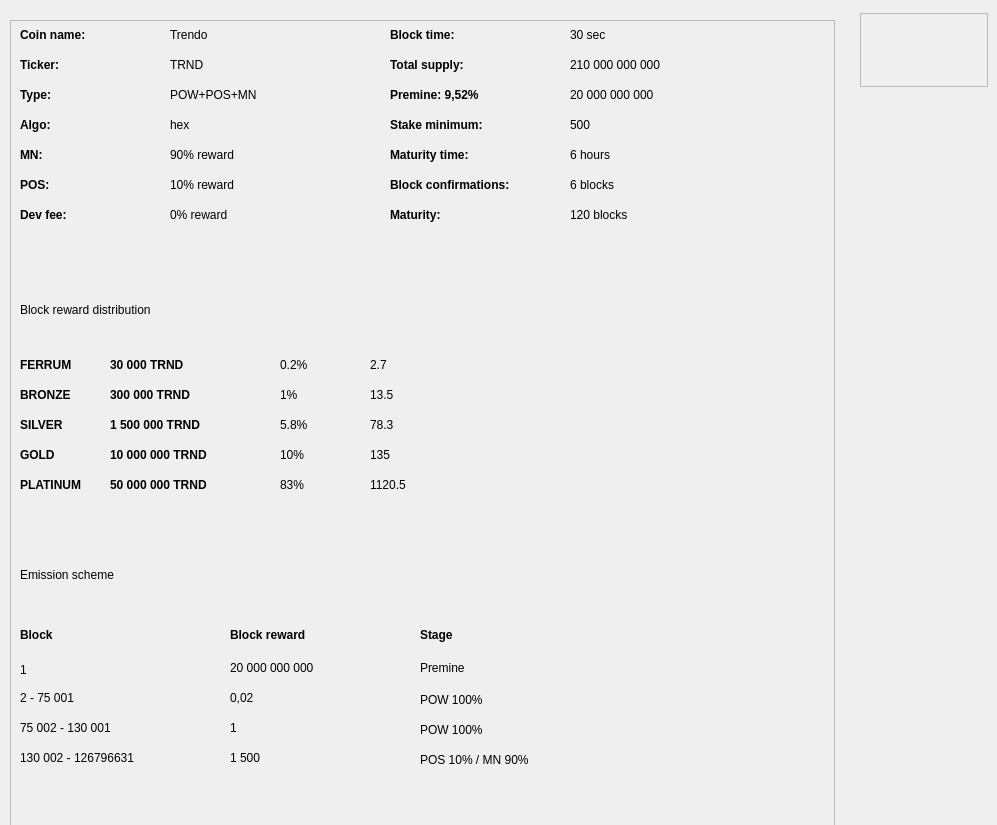
 <widget class="QWidget" name="CoininfoPage">
  <property name="geometry">
   <rect>
    <x>0</x>
    <y>0</y>
    <width>997</width>
    <height>825</height>
   </rect>
  </property>
  <property name="minimumSize">
   <size>
    <width>997</width>
    <height>825</height>
   </size>
  </property>
  <property name="maximumSize">
   <size>
    <width>1009</width>
    <height>867</height>
   </size>
  </property>
  <property name="windowTitle">
   <string>Form</string>
  </property>
  <widget class="QFrame" name="framecoininfo">
   <property name="geometry">
    <rect>
     <x>10</x>
     <y>20</y>
     <width>825</width>
     <height>815</height>
    </rect>
   </property>
   <property name="minimumSize">
    <size>
     <width>825</width>
     <height>815</height>
    </size>
   </property>
   <property name="maximumSize">
    <size>
     <width>825</width>
     <height>815</height>
    </size>
   </property>
   <property name="frameShape">
    <enum>QFrame::StyledPanel</enum>
   </property>
   <property name="frameShadow">
    <enum>QFrame::Raised</enum>
   </property>
   <widget class="QLabel" name="label_51">
    <property name="geometry">
     <rect>
      <x>380</x>
      <y>120</y>
      <width>171</width>
      <height>31</height>
     </rect>
    </property>
    <property name="minimumSize">
     <size>
      <width>0</width>
      <height>31</height>
     </size>
    </property>
    <property name="maximumSize">
     <size>
      <width>16777215</width>
      <height>31</height>
     </size>
    </property>
    <property name="text">
     <string>&lt;html&gt;&lt;head/&gt;&lt;body&gt;&lt;p&gt;&lt;span style=&quot; font-weight:600;&quot;&gt;Maturity time:&lt;/span&gt;&lt;/p&gt;&lt;/body&gt;&lt;/html&gt;</string>
    </property>
   </widget>
   <widget class="QLabel" name="label_29">
    <property name="geometry">
     <rect>
      <x>410</x>
      <y>730</y>
      <width>151</width>
      <height>20</height>
     </rect>
    </property>
    <property name="text">
     <string>&lt;html&gt;&lt;head/&gt;&lt;body&gt;&lt;p&gt;POS 10% / MN 90%&lt;/p&gt;&lt;/body&gt;&lt;/html&gt;</string>
    </property>
   </widget>
   <widget class="QLabel" name="label_00100">
    <property name="geometry">
     <rect>
      <x>10</x>
      <y>270</y>
      <width>350</width>
      <height>41</height>
     </rect>
    </property>
    <property name="minimumSize">
     <size>
      <width>350</width>
      <height>0</height>
     </size>
    </property>
    <property name="maximumSize">
     <size>
      <width>350</width>
      <height>16777215</height>
     </size>
    </property>
    <property name="text">
     <string>&lt;html&gt;&lt;head/&gt;&lt;body&gt;&lt;p&gt;Block reward distribution&lt;/p&gt;&lt;/body&gt;&lt;/html&gt;</string>
    </property>
   </widget>
   <widget class="QLabel" name="label_68">
    <property name="geometry">
     <rect>
      <x>360</x>
      <y>360</y>
      <width>61</width>
      <height>31</height>
     </rect>
    </property>
    <property name="minimumSize">
     <size>
      <width>0</width>
      <height>31</height>
     </size>
    </property>
    <property name="text">
     <string>&lt;html&gt;&lt;head/&gt;&lt;body&gt;&lt;p&gt;13.5&lt;/p&gt;&lt;/body&gt;&lt;/html&gt;</string>
    </property>
   </widget>
   <widget class="QLabel" name="label_56">
    <property name="geometry">
     <rect>
      <x>160</x>
      <y>150</y>
      <width>101</width>
      <height>31</height>
     </rect>
    </property>
    <property name="minimumSize">
     <size>
      <width>0</width>
      <height>31</height>
     </size>
    </property>
    <property name="text">
     <string>&lt;html&gt;&lt;head/&gt;&lt;body&gt;&lt;p&gt;10% reward&lt;/p&gt;&lt;/body&gt;&lt;/html&gt;</string>
    </property>
   </widget>
   <widget class="QLabel" name="label_39">
    <property name="geometry">
     <rect>
      <x>380</x>
      <y>60</y>
      <width>181</width>
      <height>31</height>
     </rect>
    </property>
    <property name="text">
     <string>&lt;html&gt;&lt;head/&gt;&lt;body&gt;&lt;p&gt;&lt;span style=&quot; font-weight:600;&quot;&gt;Premine:  9,52%&lt;/span&gt;&lt;/p&gt;&lt;/body&gt;&lt;/html&gt;</string>
    </property>
   </widget>
   <widget class="QLabel" name="label_19">
    <property name="geometry">
     <rect>
      <x>220</x>
      <y>640</y>
      <width>111</width>
      <height>16</height>
     </rect>
    </property>
    <property name="text">
     <string>&lt;html&gt;&lt;head/&gt;&lt;body&gt;&lt;p&gt;20 000 000 000&lt;/p&gt;&lt;/body&gt;&lt;/html&gt;</string>
    </property>
   </widget>
   <widget class="QLabel" name="label_63">
    <property name="geometry">
     <rect>
      <x>100</x>
      <y>390</y>
      <width>141</width>
      <height>31</height>
     </rect>
    </property>
    <property name="minimumSize">
     <size>
      <width>0</width>
      <height>31</height>
     </size>
    </property>
    <property name="text">
     <string>&lt;html&gt;&lt;head/&gt;&lt;body&gt;&lt;p&gt;&lt;span style=&quot; font-weight:600;&quot;&gt;1 500 000 TRND&lt;/span&gt;&lt;/p&gt;&lt;/body&gt;&lt;/html&gt;</string>
    </property>
   </widget>
   <widget class="QLabel" name="label_73">
    <property name="geometry">
     <rect>
      <x>410</x>
      <y>700</y>
      <width>141</width>
      <height>21</height>
     </rect>
    </property>
    <property name="text">
     <string>&lt;html&gt;&lt;head/&gt;&lt;body&gt;&lt;p&gt;POW 100%&lt;/p&gt;&lt;/body&gt;&lt;/html&gt;</string>
    </property>
   </widget>
   <widget class="QLabel" name="label_26">
    <property name="geometry">
     <rect>
      <x>410</x>
      <y>670</y>
      <width>141</width>
      <height>21</height>
     </rect>
    </property>
    <property name="text">
     <string>&lt;html&gt;&lt;head/&gt;&lt;body&gt;&lt;p&gt;POW 100%&lt;/p&gt;&lt;/body&gt;&lt;/html&gt;</string>
    </property>
   </widget>
   <widget class="QLabel" name="label_52">
    <property name="geometry">
     <rect>
      <x>160</x>
      <y>30</y>
      <width>121</width>
      <height>31</height>
     </rect>
    </property>
    <property name="minimumSize">
     <size>
      <width>0</width>
      <height>31</height>
     </size>
    </property>
    <property name="text">
     <string>&lt;html&gt;&lt;head/&gt;&lt;body&gt;&lt;p&gt;TRND&lt;/p&gt;&lt;/body&gt;&lt;/html&gt;</string>
    </property>
   </widget>
   <widget class="QLabel" name="label_36">
    <property name="geometry">
     <rect>
      <x>270</x>
      <y>420</y>
      <width>76</width>
      <height>31</height>
     </rect>
    </property>
    <property name="minimumSize">
     <size>
      <width>0</width>
      <height>31</height>
     </size>
    </property>
    <property name="text">
     <string>&lt;html&gt;&lt;head/&gt;&lt;body&gt;&lt;p&gt;10%&lt;/p&gt;&lt;/body&gt;&lt;/html&gt;</string>
    </property>
   </widget>
   <widget class="QLabel" name="label_2">
    <property name="geometry">
     <rect>
      <x>10</x>
      <y>0</y>
      <width>111</width>
      <height>31</height>
     </rect>
    </property>
    <property name="text">
     <string>&lt;html&gt;&lt;head/&gt;&lt;body&gt;&lt;p&gt;&lt;span style=&quot; font-weight:600;&quot;&gt;Coin name:&lt;/span&gt;&lt;/p&gt;&lt;/body&gt;&lt;/html&gt;</string>
    </property>
   </widget>
   <widget class="QLabel" name="label_57">
    <property name="geometry">
     <rect>
      <x>10</x>
      <y>180</y>
      <width>101</width>
      <height>31</height>
     </rect>
    </property>
    <property name="text">
     <string>&lt;html&gt;&lt;head/&gt;&lt;body&gt;&lt;p&gt;&lt;span style=&quot; font-weight:600;&quot;&gt;Dev fee:&lt;/span&gt;&lt;/p&gt;&lt;/body&gt;&lt;/html&gt;</string>
    </property>
   </widget>
   <widget class="QLabel" name="label_71">
    <property name="geometry">
     <rect>
      <x>360</x>
      <y>450</y>
      <width>61</width>
      <height>31</height>
     </rect>
    </property>
    <property name="minimumSize">
     <size>
      <width>0</width>
      <height>31</height>
     </size>
    </property>
    <property name="text">
     <string>&lt;html&gt;&lt;head/&gt;&lt;body&gt;&lt;p&gt;1120.5&lt;/p&gt;&lt;/body&gt;&lt;/html&gt;</string>
    </property>
   </widget>
   <widget class="QLabel" name="label_24">
    <property name="geometry">
     <rect>
      <x>10</x>
      <y>700</y>
      <width>131</width>
      <height>16</height>
     </rect>
    </property>
    <property name="text">
     <string>&lt;html&gt;&lt;head/&gt;&lt;body&gt;&lt;p&gt;75 002 - 130 001&lt;/p&gt;&lt;/body&gt;&lt;/html&gt;</string>
    </property>
   </widget>
   <widget class="QLabel" name="label_40">
    <property name="geometry">
     <rect>
      <x>380</x>
      <y>90</y>
      <width>171</width>
      <height>31</height>
     </rect>
    </property>
    <property name="text">
     <string>&lt;html&gt;&lt;head/&gt;&lt;body&gt;&lt;p&gt;&lt;span style=&quot; font-weight:600;&quot;&gt;Stake minimum:&lt;/span&gt;&lt;/p&gt;&lt;/body&gt;&lt;/html&gt;</string>
    </property>
   </widget>
   <widget class="QLabel" name="label_31">
    <property name="geometry">
     <rect>
      <x>10</x>
      <y>30</y>
      <width>81</width>
      <height>31</height>
     </rect>
    </property>
    <property name="text">
     <string>&lt;html&gt;&lt;head/&gt;&lt;body&gt;&lt;p&gt;&lt;span style=&quot; font-weight:600;&quot;&gt;Ticker:&lt;/span&gt;&lt;/p&gt;&lt;/body&gt;&lt;/html&gt;</string>
    </property>
   </widget>
   <widget class="QLabel" name="label_64">
    <property name="geometry">
     <rect>
      <x>100</x>
      <y>420</y>
      <width>155</width>
      <height>31</height>
     </rect>
    </property>
    <property name="minimumSize">
     <size>
      <width>155</width>
      <height>31</height>
     </size>
    </property>
    <property name="maximumSize">
     <size>
      <width>155</width>
      <height>16777215</height>
     </size>
    </property>
    <property name="text">
     <string>&lt;html&gt;&lt;head/&gt;&lt;body&gt;&lt;p&gt;&lt;span style=&quot; font-weight:600;&quot;&gt;10 000 000 TRND&lt;/span&gt;&lt;/p&gt;&lt;/body&gt;&lt;/html&gt;</string>
    </property>
   </widget>
   <widget class="QLabel" name="label_49">
    <property name="geometry">
     <rect>
      <x>560</x>
      <y>90</y>
      <width>121</width>
      <height>31</height>
     </rect>
    </property>
    <property name="minimumSize">
     <size>
      <width>0</width>
      <height>31</height>
     </size>
    </property>
    <property name="text">
     <string>&lt;html&gt;&lt;head/&gt;&lt;body&gt;&lt;p&gt;500&lt;/p&gt;&lt;/body&gt;&lt;/html&gt;</string>
    </property>
   </widget>
   <widget class="QLabel" name="label_66">
    <property name="geometry">
     <rect>
      <x>270</x>
      <y>450</y>
      <width>76</width>
      <height>31</height>
     </rect>
    </property>
    <property name="minimumSize">
     <size>
      <width>0</width>
      <height>31</height>
     </size>
    </property>
    <property name="text">
     <string>&lt;html&gt;&lt;head/&gt;&lt;body&gt;&lt;p&gt;83%&lt;/p&gt;&lt;/body&gt;&lt;/html&gt;</string>
    </property>
   </widget>
   <widget class="QLabel" name="label_47">
    <property name="geometry">
     <rect>
      <x>560</x>
      <y>30</y>
      <width>131</width>
      <height>31</height>
     </rect>
    </property>
    <property name="minimumSize">
     <size>
      <width>0</width>
      <height>31</height>
     </size>
    </property>
    <property name="text">
     <string>&lt;html&gt;&lt;head/&gt;&lt;body&gt;&lt;p&gt;210 000 000 000&lt;/p&gt;&lt;/body&gt;&lt;/html&gt;</string>
    </property>
   </widget>
   <widget class="QLabel" name="label_17">
    <property name="geometry">
     <rect>
      <x>10</x>
      <y>600</y>
      <width>71</width>
      <height>31</height>
     </rect>
    </property>
    <property name="text">
     <string>&lt;html&gt;&lt;head/&gt;&lt;body&gt;&lt;p&gt;&lt;span style=&quot; font-weight:600;&quot;&gt;Block&lt;/span&gt;&lt;/p&gt;&lt;/body&gt;&lt;/html&gt;</string>
    </property>
   </widget>
   <widget class="QLabel" name="label_72">
    <property name="geometry">
     <rect>
      <x>10</x>
      <y>540</y>
      <width>251</width>
      <height>31</height>
     </rect>
    </property>
    <property name="text">
     <string>&lt;html&gt;&lt;head/&gt;&lt;body&gt;&lt;p&gt;Emission scheme&lt;/p&gt;&lt;/body&gt;&lt;/html&gt;</string>
    </property>
   </widget>
   <widget class="QLabel" name="label_58">
    <property name="geometry">
     <rect>
      <x>160</x>
      <y>180</y>
      <width>91</width>
      <height>31</height>
     </rect>
    </property>
    <property name="minimumSize">
     <size>
      <width>0</width>
      <height>31</height>
     </size>
    </property>
    <property name="text">
     <string>&lt;html&gt;&lt;head/&gt;&lt;body&gt;&lt;p&gt;0% reward&lt;/p&gt;&lt;/body&gt;&lt;/html&gt;</string>
    </property>
   </widget>
   <widget class="QLabel" name="label_25">
    <property name="geometry">
     <rect>
      <x>220</x>
      <y>700</y>
      <width>51</width>
      <height>16</height>
     </rect>
    </property>
    <property name="text">
     <string>&lt;html&gt;&lt;head/&gt;&lt;body&gt;&lt;p&gt;1&lt;/p&gt;&lt;/body&gt;&lt;/html&gt;</string>
    </property>
   </widget>
   <widget class="QLabel" name="label_23">
    <property name="geometry">
     <rect>
      <x>160</x>
      <y>0</y>
      <width>101</width>
      <height>31</height>
     </rect>
    </property>
    <property name="minimumSize">
     <size>
      <width>0</width>
      <height>31</height>
     </size>
    </property>
    <property name="maximumSize">
     <size>
      <width>16777215</width>
      <height>31</height>
     </size>
    </property>
    <property name="text">
     <string>&lt;html&gt;&lt;head/&gt;&lt;body&gt;&lt;p&gt;Trendo&lt;/p&gt;&lt;/body&gt;&lt;/html&gt;</string>
    </property>
   </widget>
   <widget class="QLabel" name="label_61">
    <property name="geometry">
     <rect>
      <x>100</x>
      <y>330</y>
      <width>141</width>
      <height>31</height>
     </rect>
    </property>
    <property name="minimumSize">
     <size>
      <width>0</width>
      <height>31</height>
     </size>
    </property>
    <property name="text">
     <string>&lt;html&gt;&lt;head/&gt;&lt;body&gt;&lt;p&gt;&lt;span style=&quot; font-weight:600;&quot;&gt;30 000 TRND&lt;/span&gt;&lt;/p&gt;&lt;/body&gt;&lt;/html&gt;</string>
    </property>
   </widget>
   <widget class="QLabel" name="label_32">
    <property name="geometry">
     <rect>
      <x>10</x>
      <y>60</y>
      <width>91</width>
      <height>31</height>
     </rect>
    </property>
    <property name="text">
     <string>&lt;html&gt;&lt;head/&gt;&lt;body&gt;&lt;p&gt;&lt;span style=&quot; font-weight:600;&quot;&gt;Type:&lt;/span&gt;&lt;/p&gt;&lt;/body&gt;&lt;/html&gt;</string>
    </property>
   </widget>
   <widget class="QLabel" name="label_59">
    <property name="geometry">
     <rect>
      <x>10</x>
      <y>420</y>
      <width>65</width>
      <height>31</height>
     </rect>
    </property>
    <property name="minimumSize">
     <size>
      <width>65</width>
      <height>0</height>
     </size>
    </property>
    <property name="text">
     <string>&lt;html&gt;&lt;head/&gt;&lt;body&gt;&lt;p&gt;&lt;span style=&quot; font-weight:600;&quot;&gt;GOLD&lt;/span&gt;&lt;/p&gt;&lt;/body&gt;&lt;/html&gt;</string>
    </property>
   </widget>
   <widget class="QLabel" name="label_69">
    <property name="geometry">
     <rect>
      <x>360</x>
      <y>390</y>
      <width>61</width>
      <height>31</height>
     </rect>
    </property>
    <property name="minimumSize">
     <size>
      <width>0</width>
      <height>31</height>
     </size>
    </property>
    <property name="text">
     <string>&lt;html&gt;&lt;head/&gt;&lt;body&gt;&lt;p&gt;78.3&lt;/p&gt;&lt;/body&gt;&lt;/html&gt;</string>
    </property>
   </widget>
   <widget class="QLabel" name="label_67">
    <property name="geometry">
     <rect>
      <x>360</x>
      <y>330</y>
      <width>61</width>
      <height>31</height>
     </rect>
    </property>
    <property name="minimumSize">
     <size>
      <width>0</width>
      <height>31</height>
     </size>
    </property>
    <property name="text">
     <string>&lt;html&gt;&lt;head/&gt;&lt;body&gt;&lt;p&gt;2.7&lt;/p&gt;&lt;/body&gt;&lt;/html&gt;</string>
    </property>
   </widget>
   <widget class="QLabel" name="label_21">
    <property name="geometry">
     <rect>
      <x>10</x>
      <y>670</y>
      <width>81</width>
      <height>16</height>
     </rect>
    </property>
    <property name="text">
     <string>&lt;html&gt;&lt;head/&gt;&lt;body&gt;&lt;p&gt;2 - 75 001&lt;/p&gt;&lt;/body&gt;&lt;/html&gt;</string>
    </property>
   </widget>
   <widget class="QLabel" name="label_48">
    <property name="geometry">
     <rect>
      <x>560</x>
      <y>60</y>
      <width>131</width>
      <height>31</height>
     </rect>
    </property>
    <property name="minimumSize">
     <size>
      <width>0</width>
      <height>31</height>
     </size>
    </property>
    <property name="text">
     <string>&lt;html&gt;&lt;head/&gt;&lt;body&gt;&lt;p&gt;20 000 000 000&lt;/p&gt;&lt;/body&gt;&lt;/html&gt;</string>
    </property>
   </widget>
   <widget class="QLabel" name="label_65">
    <property name="geometry">
     <rect>
      <x>100</x>
      <y>450</y>
      <width>155</width>
      <height>31</height>
     </rect>
    </property>
    <property name="minimumSize">
     <size>
      <width>155</width>
      <height>31</height>
     </size>
    </property>
    <property name="maximumSize">
     <size>
      <width>155</width>
      <height>16777215</height>
     </size>
    </property>
    <property name="text">
     <string>&lt;html&gt;&lt;head/&gt;&lt;body&gt;&lt;p&gt;&lt;span style=&quot; font-weight:600;&quot;&gt;50 000 000 TRND&lt;/span&gt;&lt;/p&gt;&lt;/body&gt;&lt;/html&gt;</string>
    </property>
   </widget>
   <widget class="QLabel" name="label_53">
    <property name="geometry">
     <rect>
      <x>10</x>
      <y>120</y>
      <width>71</width>
      <height>31</height>
     </rect>
    </property>
    <property name="text">
     <string>&lt;html&gt;&lt;head/&gt;&lt;body&gt;&lt;p&gt;&lt;span style=&quot; font-weight:600;&quot;&gt;MN:&lt;/span&gt;&lt;/p&gt;&lt;/body&gt;&lt;/html&gt;</string>
    </property>
   </widget>
   <widget class="QLabel" name="label_33">
    <property name="geometry">
     <rect>
      <x>10</x>
      <y>90</y>
      <width>81</width>
      <height>31</height>
     </rect>
    </property>
    <property name="text">
     <string>&lt;html&gt;&lt;head/&gt;&lt;body&gt;&lt;p&gt;&lt;span style=&quot; font-weight:600;&quot;&gt;Algo:&lt;/span&gt;&lt;/p&gt;&lt;/body&gt;&lt;/html&gt;</string>
    </property>
   </widget>
   <widget class="QLabel" name="label_60">
    <property name="geometry">
     <rect>
      <x>10</x>
      <y>450</y>
      <width>80</width>
      <height>31</height>
     </rect>
    </property>
    <property name="minimumSize">
     <size>
      <width>80</width>
      <height>0</height>
     </size>
    </property>
    <property name="maximumSize">
     <size>
      <width>65</width>
      <height>16777215</height>
     </size>
    </property>
    <property name="text">
     <string>&lt;html&gt;&lt;head/&gt;&lt;body&gt;&lt;p&gt;&lt;span style=&quot; font-weight:600;&quot;&gt;PLATINUM&lt;/span&gt;&lt;/p&gt;&lt;/body&gt;&lt;/html&gt;</string>
    </property>
   </widget>
   <widget class="QLabel" name="label_42">
    <property name="geometry">
     <rect>
      <x>160</x>
      <y>90</y>
      <width>61</width>
      <height>31</height>
     </rect>
    </property>
    <property name="minimumSize">
     <size>
      <width>0</width>
      <height>31</height>
     </size>
    </property>
    <property name="text">
     <string>&lt;html&gt;&lt;head/&gt;&lt;body&gt;&lt;p&gt;hex&lt;/p&gt;&lt;/body&gt;&lt;/html&gt;</string>
    </property>
   </widget>
   <widget class="QLabel" name="label_70">
    <property name="geometry">
     <rect>
      <x>360</x>
      <y>420</y>
      <width>61</width>
      <height>31</height>
     </rect>
    </property>
    <property name="minimumSize">
     <size>
      <width>0</width>
      <height>31</height>
     </size>
    </property>
    <property name="text">
     <string>&lt;html&gt;&lt;head/&gt;&lt;body&gt;&lt;p&gt;135&lt;/p&gt;&lt;/body&gt;&lt;/html&gt;</string>
    </property>
   </widget>
   <widget class="QLabel" name="label_22">
    <property name="geometry">
     <rect>
      <x>220</x>
      <y>670</y>
      <width>71</width>
      <height>16</height>
     </rect>
    </property>
    <property name="text">
     <string>&lt;html&gt;&lt;head/&gt;&lt;body&gt;&lt;p&gt;0,02&lt;/p&gt;&lt;/body&gt;&lt;/html&gt;</string>
    </property>
   </widget>
   <widget class="QLabel" name="label_30">
    <property name="geometry">
     <rect>
      <x>270</x>
      <y>330</y>
      <width>100</width>
      <height>31</height>
     </rect>
    </property>
    <property name="minimumSize">
     <size>
      <width>0</width>
      <height>31</height>
     </size>
    </property>
    <property name="text">
     <string>&lt;html&gt;&lt;head/&gt;&lt;body&gt;&lt;p&gt;0.2%&lt;/p&gt;&lt;/body&gt;&lt;/html&gt;</string>
    </property>
   </widget>
   <widget class="QLabel" name="label_54">
    <property name="geometry">
     <rect>
      <x>10</x>
      <y>150</y>
      <width>91</width>
      <height>31</height>
     </rect>
    </property>
    <property name="text">
     <string>&lt;html&gt;&lt;head/&gt;&lt;body&gt;&lt;p&gt;&lt;span style=&quot; font-weight:600;&quot;&gt;POS:&lt;/span&gt;&lt;/p&gt;&lt;/body&gt;&lt;/html&gt;</string>
    </property>
   </widget>
   <widget class="QLabel" name="label_20">
    <property name="geometry">
     <rect>
      <x>410</x>
      <y>640</y>
      <width>101</width>
      <height>16</height>
     </rect>
    </property>
    <property name="text">
     <string>&lt;html&gt;&lt;head/&gt;&lt;body&gt;&lt;p&gt;Premine&lt;/p&gt;&lt;/body&gt;&lt;/html&gt;</string>
    </property>
   </widget>
   <widget class="QLabel" name="label_37">
    <property name="geometry">
     <rect>
      <x>380</x>
      <y>0</y>
      <width>111</width>
      <height>31</height>
     </rect>
    </property>
    <property name="text">
     <string>&lt;html&gt;&lt;head/&gt;&lt;body&gt;&lt;p&gt;&lt;span style=&quot; font-weight:600;&quot;&gt;Block time:&lt;/span&gt;&lt;/p&gt;&lt;/body&gt;&lt;/html&gt;</string>
    </property>
   </widget>
   <widget class="QLabel" name="label_44">
    <property name="geometry">
     <rect>
      <x>10</x>
      <y>360</y>
      <width>65</width>
      <height>31</height>
     </rect>
    </property>
    <property name="minimumSize">
     <size>
      <width>65</width>
      <height>0</height>
     </size>
    </property>
    <property name="text">
     <string>&lt;html&gt;&lt;head/&gt;&lt;body&gt;&lt;p&gt;&lt;span style=&quot; font-weight:600;&quot;&gt;BRONZE&lt;/span&gt;&lt;/p&gt;&lt;/body&gt;&lt;/html&gt;</string>
    </property>
   </widget>
   <widget class="QLabel" name="label_74">
    <property name="geometry">
     <rect>
      <x>220</x>
      <y>600</y>
      <width>151</width>
      <height>31</height>
     </rect>
    </property>
    <property name="text">
     <string>&lt;html&gt;&lt;head/&gt;&lt;body&gt;&lt;p&gt;&lt;span style=&quot; font-weight:600;&quot;&gt;Block reward&lt;/span&gt;&lt;/p&gt;&lt;/body&gt;&lt;/html&gt;</string>
    </property>
   </widget>
   <widget class="QLabel" name="label_27">
    <property name="geometry">
     <rect>
      <x>10</x>
      <y>730</y>
      <width>141</width>
      <height>16</height>
     </rect>
    </property>
    <property name="text">
     <string>&lt;html&gt;&lt;head/&gt;&lt;body&gt;&lt;p&gt;130 002 - 126796631&lt;/p&gt;&lt;/body&gt;&lt;/html&gt;</string>
    </property>
   </widget>
   <widget class="QLabel" name="label_46">
    <property name="geometry">
     <rect>
      <x>560</x>
      <y>0</y>
      <width>111</width>
      <height>31</height>
     </rect>
    </property>
    <property name="minimumSize">
     <size>
      <width>0</width>
      <height>31</height>
     </size>
    </property>
    <property name="text">
     <string>&lt;html&gt;&lt;head/&gt;&lt;body&gt;&lt;p&gt;30 sec&lt;/p&gt;&lt;/body&gt;&lt;/html&gt;</string>
    </property>
   </widget>
   <widget class="QLabel" name="label_34">
    <property name="geometry">
     <rect>
      <x>270</x>
      <y>360</y>
      <width>76</width>
      <height>31</height>
     </rect>
    </property>
    <property name="minimumSize">
     <size>
      <width>0</width>
      <height>31</height>
     </size>
    </property>
    <property name="text">
     <string>&lt;html&gt;&lt;head/&gt;&lt;body&gt;&lt;p&gt;1%&lt;/p&gt;&lt;/body&gt;&lt;/html&gt;</string>
    </property>
   </widget>
   <widget class="QLabel" name="label_41">
    <property name="geometry">
     <rect>
      <x>160</x>
      <y>60</y>
      <width>111</width>
      <height>31</height>
     </rect>
    </property>
    <property name="minimumSize">
     <size>
      <width>0</width>
      <height>31</height>
     </size>
    </property>
    <property name="text">
     <string>&lt;html&gt;&lt;head/&gt;&lt;body&gt;&lt;p&gt;POW+POS+MN&lt;/p&gt;&lt;/body&gt;&lt;/html&gt;</string>
    </property>
   </widget>
   <widget class="QLabel" name="label_55">
    <property name="geometry">
     <rect>
      <x>160</x>
      <y>120</y>
      <width>91</width>
      <height>31</height>
     </rect>
    </property>
    <property name="minimumSize">
     <size>
      <width>0</width>
      <height>31</height>
     </size>
    </property>
    <property name="text">
     <string>&lt;html&gt;&lt;head/&gt;&lt;body&gt;&lt;p&gt;90% reward&lt;/p&gt;&lt;/body&gt;&lt;/html&gt;</string>
    </property>
   </widget>
   <widget class="QLabel" name="label_50">
    <property name="geometry">
     <rect>
      <x>560</x>
      <y>120</y>
      <width>111</width>
      <height>31</height>
     </rect>
    </property>
    <property name="minimumSize">
     <size>
      <width>0</width>
      <height>31</height>
     </size>
    </property>
    <property name="text">
     <string>&lt;html&gt;&lt;head/&gt;&lt;body&gt;&lt;p&gt;6 hours&lt;/p&gt;&lt;/body&gt;&lt;/html&gt;</string>
    </property>
   </widget>
   <widget class="QLabel" name="label_45">
    <property name="geometry">
     <rect>
      <x>10</x>
      <y>390</y>
      <width>65</width>
      <height>31</height>
     </rect>
    </property>
    <property name="minimumSize">
     <size>
      <width>65</width>
      <height>0</height>
     </size>
    </property>
    <property name="text">
     <string>&lt;html&gt;&lt;head/&gt;&lt;body&gt;&lt;p&gt;&lt;span style=&quot; font-weight:600;&quot;&gt;SILVER&lt;/span&gt;&lt;/p&gt;&lt;/body&gt;&lt;/html&gt;</string>
    </property>
   </widget>
   <widget class="QLabel" name="label_75">
    <property name="geometry">
     <rect>
      <x>410</x>
      <y>600</y>
      <width>71</width>
      <height>31</height>
     </rect>
    </property>
    <property name="text">
     <string>&lt;html&gt;&lt;head/&gt;&lt;body&gt;&lt;p&gt;&lt;span style=&quot; font-weight:600;&quot;&gt;Stage&lt;/span&gt;&lt;/p&gt;&lt;/body&gt;&lt;/html&gt;</string>
    </property>
   </widget>
   <widget class="QLabel" name="label_28">
    <property name="geometry">
     <rect>
      <x>220</x>
      <y>730</y>
      <width>61</width>
      <height>16</height>
     </rect>
    </property>
    <property name="text">
     <string>&lt;html&gt;&lt;head/&gt;&lt;body&gt;&lt;p&gt;1 500&lt;/p&gt;&lt;/body&gt;&lt;/html&gt;</string>
    </property>
   </widget>
   <widget class="QLabel" name="label_43">
    <property name="geometry">
     <rect>
      <x>10</x>
      <y>330</y>
      <width>65</width>
      <height>31</height>
     </rect>
    </property>
    <property name="minimumSize">
     <size>
      <width>65</width>
      <height>0</height>
     </size>
    </property>
    <property name="text">
     <string>&lt;html&gt;&lt;head/&gt;&lt;body&gt;&lt;p&gt;&lt;span style=&quot; font-weight:600;&quot;&gt;FERRUM&lt;/span&gt;&lt;/p&gt;&lt;/body&gt;&lt;/html&gt;</string>
    </property>
   </widget>
   <widget class="QLabel" name="label_18">
    <property name="geometry">
     <rect>
      <x>10</x>
      <y>640</y>
      <width>61</width>
      <height>20</height>
     </rect>
    </property>
    <property name="text">
     <string>1</string>
    </property>
   </widget>
   <widget class="QLabel" name="label_38">
    <property name="geometry">
     <rect>
      <x>380</x>
      <y>30</y>
      <width>171</width>
      <height>31</height>
     </rect>
    </property>
    <property name="text">
     <string>&lt;html&gt;&lt;head/&gt;&lt;body&gt;&lt;p&gt;&lt;span style=&quot; font-weight:600;&quot;&gt;Total supply:&lt;/span&gt;&lt;/p&gt;&lt;/body&gt;&lt;/html&gt;</string>
    </property>
   </widget>
   <widget class="QLabel" name="label_35">
    <property name="geometry">
     <rect>
      <x>270</x>
      <y>390</y>
      <width>76</width>
      <height>31</height>
     </rect>
    </property>
    <property name="minimumSize">
     <size>
      <width>0</width>
      <height>31</height>
     </size>
    </property>
    <property name="text">
     <string>&lt;html&gt;&lt;head/&gt;&lt;body&gt;&lt;p&gt;5.8%&lt;/p&gt;&lt;/body&gt;&lt;/html&gt;</string>
    </property>
   </widget>
   <widget class="QLabel" name="label_62">
    <property name="geometry">
     <rect>
      <x>100</x>
      <y>360</y>
      <width>141</width>
      <height>31</height>
     </rect>
    </property>
    <property name="minimumSize">
     <size>
      <width>0</width>
      <height>31</height>
     </size>
    </property>
    <property name="text">
     <string>&lt;html&gt;&lt;head/&gt;&lt;body&gt;&lt;p&gt;&lt;span style=&quot; font-weight:600;&quot;&gt;300 000 TRND&lt;/span&gt;&lt;/p&gt;&lt;/body&gt;&lt;/html&gt;</string>
    </property>
   </widget>
   <widget class="QLabel" name="label_3">
    <property name="geometry">
     <rect>
      <x>380</x>
      <y>150</y>
      <width>155</width>
      <height>31</height>
     </rect>
    </property>
    <property name="minimumSize">
     <size>
      <width>155</width>
      <height>31</height>
     </size>
    </property>
    <property name="maximumSize">
     <size>
      <width>155</width>
      <height>31</height>
     </size>
    </property>
    <property name="text">
     <string>&lt;html&gt;&lt;head/&gt;&lt;body&gt;&lt;p&gt;&lt;span style=&quot; font-weight:600;&quot;&gt;Block confirmations:&lt;/span&gt;&lt;/p&gt;&lt;/body&gt;&lt;/html&gt;</string>
    </property>
   </widget>
   <widget class="QLabel" name="label_4">
    <property name="geometry">
     <rect>
      <x>560</x>
      <y>150</y>
      <width>100</width>
      <height>31</height>
     </rect>
    </property>
    <property name="minimumSize">
     <size>
      <width>100</width>
      <height>31</height>
     </size>
    </property>
    <property name="maximumSize">
     <size>
      <width>100</width>
      <height>31</height>
     </size>
    </property>
    <property name="text">
     <string>&lt;html&gt;&lt;head/&gt;&lt;body&gt;&lt;p&gt;6 blocks&lt;/p&gt;&lt;/body&gt;&lt;/html&gt;</string>
    </property>
   </widget>
   <widget class="QLabel" name="label_5">
    <property name="geometry">
     <rect>
      <x>380</x>
      <y>180</y>
      <width>100</width>
      <height>31</height>
     </rect>
    </property>
    <property name="minimumSize">
     <size>
      <width>100</width>
      <height>31</height>
     </size>
    </property>
    <property name="maximumSize">
     <size>
      <width>100</width>
      <height>31</height>
     </size>
    </property>
    <property name="text">
     <string>&lt;html&gt;&lt;head/&gt;&lt;body&gt;&lt;p&gt;&lt;span style=&quot; font-weight:600;&quot;&gt;Maturity:&lt;/span&gt;&lt;/p&gt;&lt;/body&gt;&lt;/html&gt;</string>
    </property>
   </widget>
   <widget class="QLabel" name="label_6">
    <property name="geometry">
     <rect>
      <x>560</x>
      <y>180</y>
      <width>100</width>
      <height>31</height>
     </rect>
    </property>
    <property name="minimumSize">
     <size>
      <width>100</width>
      <height>31</height>
     </size>
    </property>
    <property name="maximumSize">
     <size>
      <width>100</width>
      <height>31</height>
     </size>
    </property>
    <property name="text">
     <string>&lt;html&gt;&lt;head/&gt;&lt;body&gt;&lt;p&gt;120 blocks&lt;/p&gt;&lt;/body&gt;&lt;/html&gt;</string>
    </property>
   </widget>
  </widget>
  <widget class="QFrame" name="frame_2coininfo">
   <property name="geometry">
    <rect>
     <x>860</x>
     <y>13</y>
     <width>128</width>
     <height>74</height>
    </rect>
   </property>
   <property name="minimumSize">
    <size>
     <width>128</width>
     <height>74</height>
    </size>
   </property>
   <property name="maximumSize">
    <size>
     <width>74</width>
     <height>128</height>
    </size>
   </property>
   <property name="frameShape">
    <enum>QFrame::StyledPanel</enum>
   </property>
   <property name="frameShadow">
    <enum>QFrame::Raised</enum>
   </property>
  </widget>
 </widget>
